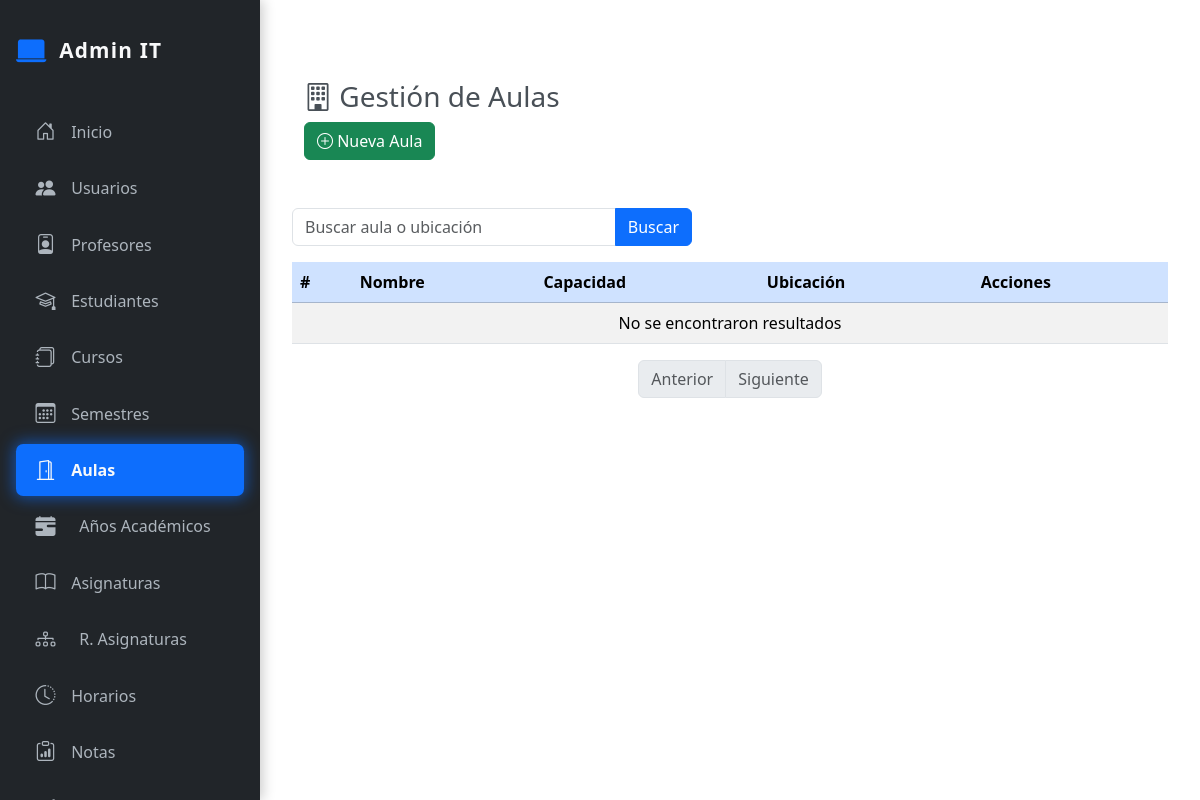
/admin/aulas.php, run on an earlier commit of the app's database.
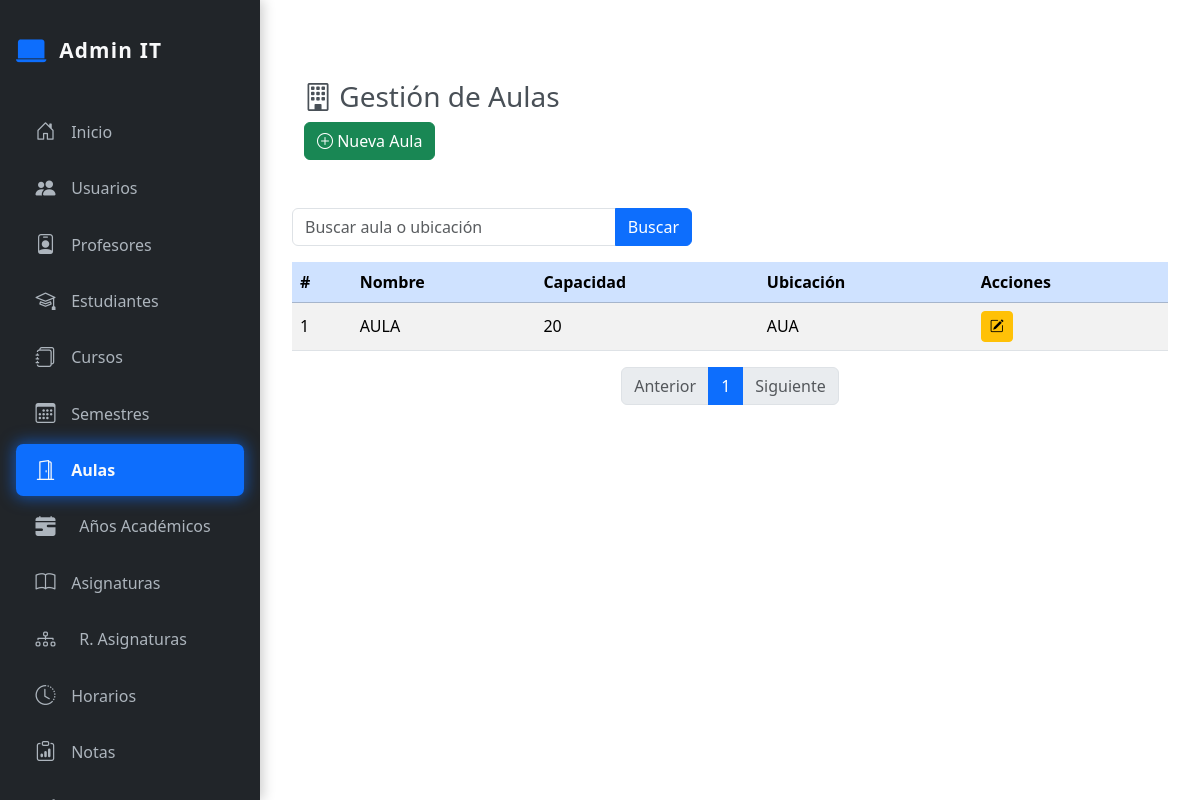
And on a later commit of the database.
### tables this page shows
CREATE TABLE `aulas` (
  `id_aula` int(11) NOT NULL,
  `nombre` varchar(50) NOT NULL,
  `capacidad` int(11) NOT NULL DEFAULT 10,
  `ubicacion` varchar(100) DEFAULT NULL
);

### admin/aulas.php (the view, shortened to what this page needs)
<?php include_once('header.php'); ?>
<?php
require_once '../includes/conexion.php';
$busqueda = isset($_GET['busqueda']) ? trim($_GET['busqueda']) : '';
$pagina = isset($_GET['pagina']) ? (int)$_GET['pagina'] : 1;
$por_pagina = 5;
$offset = ($pagina - 1) * $por_pagina;
$where = '';
$params = [];
$total_stmt = $pdo->prepare("SELECT COUNT(*) FROM aulas $where");
$total_stmt->execute($params);
$total = $total_stmt->fetchColumn();
$total_paginas = ceil($total / $por_pagina);
$sql = "SELECT * FROM aulas $where ORDER BY nombre ASC LIMIT :offset, :limite";
$stmt = $pdo->prepare($sql);
$stmt->bindValue(':offset', $offset, PDO::PARAM_INT);
$stmt->bindValue(':limite', $por_pagina, PDO::PARAM_INT);
$stmt->execute();
$aulas = $stmt->fetchAll();
?>
<div class="content" id="content" tabindex="-1">
  <div class="container py-5"> <h3><i class="bi bi-building"></i> Gestión de Aulas</h3>
    <button class="btn btn-success" onclick="abrirModalAula()">
      <i class="bi bi-plus-circle"></i> Nueva Aula
    </button>
  </div>
  <form method="GET" class="mb-3" style="max-width:400px;">
    <div class="input-group">
      <input name="busqueda" value="<?= htmlspecialchars($busqueda) ?>" class="form-control" placeholder="Buscar aula o ubicación">
      <button class="btn btn-primary" type="submit">Buscar</button>
    </div>
  </form>
  <div class="table-responsive">
    <table class="table table-striped align-middle">
      <thead class="table-primary">
        <tr>
          <th>#</th>
          <th>Nombre</th>
          <th>Capacidad</th>
          <th>Ubicación</th>
          <th>Acciones</th>
        </tr>
      </thead>
      <tbody>
        <?php foreach ($aulas as $a): ?>
          <tr>
            <td><?= $a['id_aula'] ?></td>
            <td><?= htmlspecialchars($a['nombre']) ?></td>
            <td><?= $a['capacidad'] ?></td>
            <td><?= htmlspecialchars($a['ubicacion']) ?></td>
            <td>
              <button class="btn btn-sm btn-warning" onclick="editarAula(<?= $a['id_aula'] ?>)">
                <i class="bi bi-pencil-square"></i>
              </button>
            </td>
          </tr>
        <?php endforeach; ?>
        <?php if (count($aulas) === 0): ?>
          <tr><td colspan="5" class="text-center">No se encontraron resultados</td></tr>
        <?php endif; ?>
      </tbody>
    </table>
  </div>
  <nav>
    <ul class="pagination justify-content-center">
      <li class="page-item <?= $pagina <= 1 ? 'disabled' : '' ?>">
        <a class="page-link" href="?pagina=<?= $pagina - 1 ?>&busqueda=<?= urlencode($busqueda) ?>">Anterior</a>
      </li>
      <?php for ($i = 1; $i <= $total_paginas; $i++): ?>
        <li class="page-item <?= $pagina === $i ? 'active' : '' ?>">
          <a class="page-link" href="?pagina=<?= $i ?>&busqueda=<?= urlencode($busqueda) ?>"><?= $i ?></a>
        </li>
      <?php endfor; ?>
      <li class="page-item <?= $pagina >= $total_paginas ? 'disabled' : '' ?>">
        <a class="page-link" href="?pagina=<?= $pagina + 1 ?>&busqueda=<?= urlencode($busqueda) ?>">Siguiente</a>
      </li>
    </ul>
  </nav>
</div>
<?php include_once('footer.php'); ?>

What changed in the data, as far as the page shows it:
added aulas: id_aula "1", nombre "AULA", capacidad "20", ubicacion "AUA"
Also different on the page:
new list line: "1"
text no longer shown: "No se encontraron resultados"
